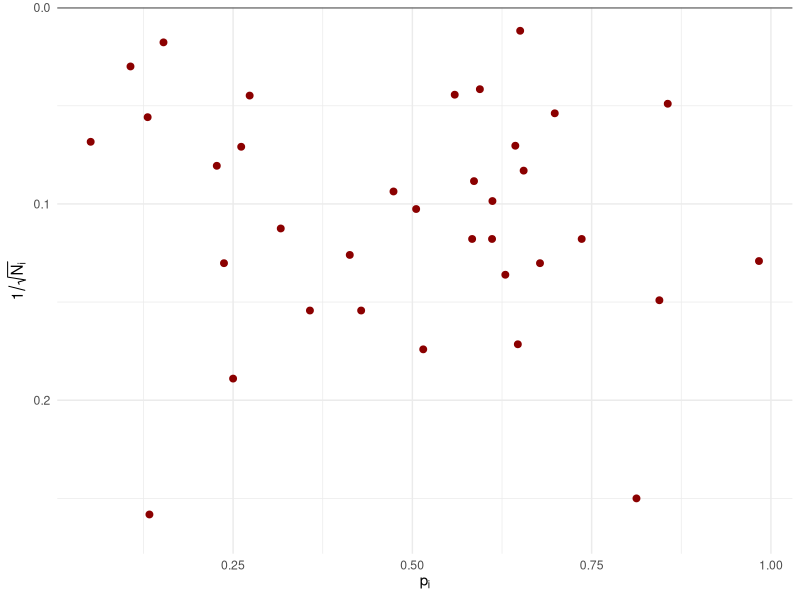

R code for this plot: (Note: this script raises an error after producing the figure.)
library(conflicted)
library(tidyverse)
conflicts_prefer(dplyr::filter, .quiet = TRUE)

library(metadat)
library(metafor)
library(statmod)
library(lme4)

data("dat.hannum2020", package = "metadat")

dat <- 
  dat.hannum2020 %>%
  escalc(measure="PR", xi=xi, ni=ni, data=., var.names = c("pr", "Vpr"))

k <- nrow(dat)
n_summary <- summary(dat$ni)


ggplot(dat) + 
  aes(pr, 1 / sqrt(ni)) + 
  geom_hline(yintercept = 0) + 
  geom_point(size = 2, color = "darkred") +
  scale_y_reverse(expand = expansion(0, c(0.02,0))) + 
  labs(
    x = expression(p[i]),
    y = expression(1 / sqrt(N[i]))
  ) + 
  theme_minimal()


#-------------------------------------------------------------------------------
# Transformations

loo_fit <- function(dat, i) {
  id <- 1:nrow(dat)
  mod_i <- rma(yi = yi, vi = vi, data = dat, subset = id != i)
  data.frame(
    mu = as.numeric(mod_i$b),
    tau = sqrt(mod_i$tau2)
  )
}

CI_PI <- function(mod,..., CI_level = 95, PI_level = 80) {
  CI_res <- 
    predict(mod, ..., level = CI_level) %>%
    as.data.frame() %>%
    remove_rownames() %>%
    mutate(
      mu = as.numeric(mod$b),
      tau = sqrt(mod$tau2)
    )
  
  PI_res <- predict(mod, ..., level = PI_level) %>%
    as.data.frame() %>%
    remove_rownames() %>%
    mutate(I2 = mod$I2)
  
  CI_res %>%
    select(mu, tau, Est = pred, ci.lb, ci.ub) %>%
    bind_cols(select(PI_res, pi.lb, pi.ub, I2))
}

normal_interval <- function(theta, es, Ni, mu, tau, transf, itransf, deriv) {
  l_u <- transf(itransf(es) + c(-0.5, 0.5) / Ni)
  pi <- itransf(theta)
  gp <- deriv(pi)
  sd <- sqrt(pi * (1 - pi) * gp^2 / Ni)
  (pnorm(l_u[2], mean = theta, sd = sd) - pnorm(l_u[1], mean = theta, sd = sd)) * dnorm(theta, mean = mu, sd = tau)
}

binomial_mass <- function(theta, es, Ni, mu, tau, transf, itransf, ...) {
  xi <- itransf(es) * Ni
  pi <- itransf(theta)
  dbinom(xi, size = Ni, prob = pi) * dnorm(theta, mean = mu, sd = tau)
}

d_trans <- function(pi, Ni, mu, tau, transf, itransf, deriv, integrand = normal_interval, log = FALSE) {
  
  es_i <- transf(pi)
  theta_range <- transf(c(0,1))
  Const <- diff(pnorm(theta_range, mean = mu, sd = tau))
  lower <- max(theta_range[1], mu - 10 * tau)
  upper <- min(theta_range[2], mu + 10 * tau)
  
  if (is.infinite(Ni)) {
    dens_ai <- dnorm(es_i, mean = mu, sd = tau) * deriv(pi)
    
  } else {
    dens_ai <- sapply(
      es_i, 
      \(es) integrate(
        integrand, lower = lower, upper = upper, 
        es = es, Ni = Ni, mu = mu, tau = tau,
        transf = transf, itransf = itransf, deriv = deriv
      )$value
    )
  }
  if (log) {
    log(dens_ai) - log(Const)
  } else {
    dens_ai / Const
  }
}

eval_model <- function(dat, measure, transf, itransf, deriv) {
  
  k <- nrow(dat)
  es_dat <- escalc(measure = measure, xi = xi, ni = ni, data = dat)
  
  pi <- dat$xi / dat$ni
  yi <- transf(pi)
  vi <- deriv(pi)^2 * pi * (1 - pi) / dat$ni
  if (!isTRUE(all.equal(yi, es_dat$yi, check.attributes = FALSE))) stop("Effect sizes are not equal to the transformed probabilities.")
  if (!isTRUE(all.equal(vi, es_dat$vi))) stop("Delta-method variances are not equal to the escalc results.")
  
  full_mod <- rma(yi = yi, vi = vi, data = es_dat)
  res <- CI_PI(full_mod, transf = itransf)
  
  loo_dat <- 
    es_dat %>%
    mutate(
      mod = map_dfr(1:k, loo_fit, dat = es_dat)
    ) %>%
    unnest(mod, names_sep = "_") %>%
    rowwise() %>%
    mutate(
      lpd_trans = d_trans(
        pi = pr, Ni = ni, mu = mod_mu, tau = mod_tau,
        transf = transf, itransf = itransf, deriv = deriv,
        integrand = normal_interval, log = TRUE
      ),
      lpd_binom = d_trans(
        pi = pr, Ni = ni, mu = mod_mu, tau = mod_tau,
        transf = transf, itransf = itransf, deriv = deriv,
        integrand = binomial_mass, log = TRUE
      )
    ) %>%
    ungroup()

  lpd_summary <- 
    loo_dat %>%
    summarize(
      LPD_trans = mean(lpd_trans),
      SE_trans = sd(lpd_trans) / sqrt(k),
      LPD_trans_i = list(lpd_trans),
      LPD_binom = mean(lpd_binom),
      SE_binom = sd(lpd_binom) / sqrt(k),
      LPD_binom_i = list(lpd_binom)
    )
  
  return(bind_cols(res, lpd_summary))
}

log_res <- 
  eval_model(
    dat = dat, 
    measure = "PLN", 
    transf = log, itransf = exp, 
    deriv = \(x) 1 / x
  )

logit_res <- 
  eval_model(
    dat = dat, 
    measure = "PLO", 
    transf = qlogis, itransf = plogis, 
    deriv = \(x) 1 / (x * (1 - x))
  )

probit_res <- 
  eval_model(
    dat = dat, 
    measure = "PRZ", 
    transf = qnorm, itransf = pnorm, 
    deriv = \(x) 1 / dnorm(qnorm(x))
  )

arcsin_res <- 
  eval_model(
    dat = dat, 
    measure = "PAS", 
    transf = transf.arcsin, itransf = transf.iarcsin, 
    deriv = \(x) 1 / (2 * sqrt(x * (1 - x)))
  )


#-------------------------------------------------------------------------------
# GLMMs

fit_glmr <- function(dat, link = "logit", i = 0) {
  id <- 1:nrow(dat)
  mod_i <- glmer(
    cbind(xi, ni - xi) ~ 1 | authorName, 
    data = dat,
    family = binomial(link = link), 
    subset = id != i,
    nAGQ = 15
  )
  data.frame(
    mu = fixef(mod_i),
    mu_se = sqrt(as.numeric(vcov(mod_i))),
    tau = sqrt(summary(mod_i)$varcor$authorName[[1]])
  )
}

glmm_CI_PI <- function(mod, itransf = identity, CI_level = 95, PI_level = 80) {
  q_CI <- qnorm((100 + CI_level) / 200)
  q_PI <- qnorm((100 + PI_level) / 200)
  sd_PI <- sqrt(mod$tau^2 + mod$mu_se^2)
  data.frame(
    mu = mod$mu,
    tau = mod$tau,
    Est = itransf(mod$mu),
    ci.lb = itransf(mod$mu - q_CI * mod$mu_se),
    ci.ub = itransf(mod$mu + q_CI * mod$mu_se),
    pi.lb = itransf(mod$mu - q_PI * sd_PI),
    pi.ub = itransf(mod$mu + q_PI * sd_PI)
    
  )
}

# logit link 

full_GLMM_logit <- fit_glmr(dat = dat)

loo_logit <- 
  dat %>%
  mutate(
    mod = map_dfr(1:k, fit_glmr, link = "logit", dat = dat)
  ) %>%
  unnest(mod, names_sep = "_") %>%
  rowwise() %>%
  mutate(
    lpd_binom = d_trans(
      pi = pr, Ni = ni, mu = mod_mu, tau = mod_tau,
      transf = qlogis, itransf = plogis, deriv = NULL,
      integrand = binomial_mass, log = TRUE
    )
  ) %>%
  ungroup()

lpd_logit <- 
  loo_logit %>%
  summarize(
    LPD_binom = mean(lpd_binom),
    SE_binom = sd(lpd_binom) / sqrt(k),
    LPD_binom_i = list(lpd_binom)
  )

logit_GLMM_res <- 
  glmm_CI_PI(full_GLMM_logit, itransf = plogis) %>%
  bind_cols(lpd_logit)

# probit link 

full_GLMM_probit <- fit_glmr(dat = dat, link = "probit")

loo_probit <- 
  dat %>%
  mutate(
    mod = map_dfr(1:k, fit_glmr, link = "probit", dat = dat)
  ) %>%
  unnest(mod, names_sep = "_") %>%
  rowwise() %>%
  mutate(
    lpd_binom = d_trans(
      pi = pr, Ni = ni, mu = mod_mu, tau = mod_tau,
      transf = qnorm, itransf = pnorm, deriv = NULL,
      integrand = binomial_mass, log = TRUE
    )
  ) %>%
  ungroup()

lpd_probit <- 
  loo_probit %>%
  summarize(
    LPD_binom = mean(lpd_binom),
    SE_binom = sd(lpd_binom) / sqrt(k),
    LPD_binom_i = list(lpd_binom)
  )

probit_GLMM_res <- 
  glmm_CI_PI(full_GLMM_probit, itransf = pnorm) %>%
  bind_cols(lpd_probit)


#-------------------------------------------------------------------------------
# Compile results

all_res <- bind_rows(
  # `log-RE` = log_res,
  `logit-RE` = logit_res,
  `probit-RE` = probit_res,
  `arcsin-RE` = arcsin_res,
  `logit-GLMM` = logit_GLMM_res,
  `probit-GLMM` = probit_GLMM_res,
  .id = "model"
)

all_res %>%
  select(-ends_with("_i"))

lpd_dat <-
  all_res %>%
  select(measure, ends_with("_i")) %>%
  unnest(c(LPD_trans_i, LPD_binom_i))

ggplot(lpd_dat) + 
  aes(LPD_binom_i, color = measure, fill = measure) + 
  geom_density(alpha = 0.5) +
  geom_rug() + 
  labs(
    x = "log predictive density contribution",
    y = ""
  ) + 
  theme_minimal()

#-------------------------------------------------------------------------------
# Parameter distributions

pi_i <- seq(0.005, 0.995, 0.005)
dist_dat <- tibble(
  pi_i = pi_i,
  `d_logit-RE` = d_trans(pi = pi_i, Ni = Inf, mu = as.numeric(logit_res$mu), tau = logit_res$tau, transf = qlogis, itransf = plogis, deriv = \(x) 1 / (x * (1 - x))),
  `d_probit-RE` = d_trans(pi = pi_i, Ni = Inf, mu = as.numeric(probit_res$mu), tau = probit_res$tau, transf = qnorm, itransf = pnorm, deriv = \(x) 1 / dnorm(qnorm(x))),
  `d_arcsin-RE` = d_trans(pi = pi_i, Ni = Inf, mu = as.numeric(arcsin_res$mu), tau = arcsin_res$tau, transf = transf.arcsin, itransf = transf.iarcsin, deriv = \(x) 1 / (2 * sqrt(x * (1 - x)))),
  `d_logit-GLMM` = d_trans(pi = pi_i, Ni = Inf, mu = as.numeric(logit_GLMM_res$mu), tau = logit_GLMM_res$tau, transf = qlogis, itransf = plogis, deriv = \(x) 1 / (x * (1 - x))),
  `d_probit-GLMM` = d_trans(pi = pi_i, Ni = Inf, mu = as.numeric(probit_GLMM_res$mu), tau = probit_GLMM_res$tau, transf = qnorm, itransf = pnorm, deriv = \(x) 1 / dnorm(qnorm(x))),
) %>%
  pivot_longer(starts_with("d_"), names_to = c("metric","model"), values_to = "density", names_prefix = "d_", names_sep = "-") %>%
  mutate(
    model = case_match(model, "RE" ~ "Random effects meta-analysis", "GLMM" ~ "Generalized linear mixed model")
  )

ggplot(dist_dat) + 
  aes(x = pi_i, y = density, fill = metric, color = metric) + 
  facet_wrap(~ model, ncol = 1) + 
  geom_area(alpha = 0.5, position = "identity") + 
  scale_x_continuous(limits = c(0, 1), expand = expansion(0,0)) +
  scale_fill_bmj() + 
  scale_color_bmj() + 
  labs(
    x = expression(pi[i]), 
    y = expression(d[pi](pi[i])),
    title = "Estimated parameter distributions"
  ) + 
  theme_minimal() + 
  theme(legend.position = "right")
